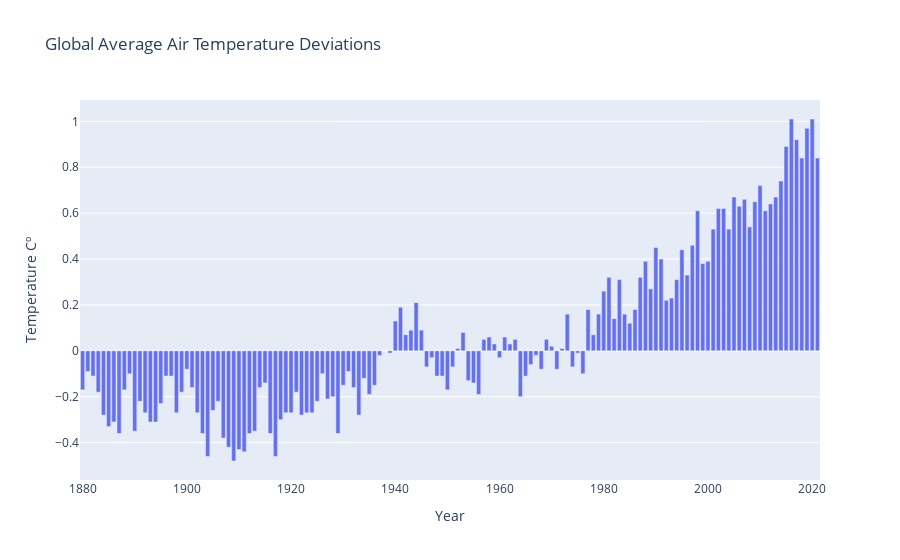

This figure's notebook cell:
### Code cell
fig = px.bar(df, x = "Year", y = "Temperature Cº",  title="Global Average Air Temperature Deviations")
fig.show()

### Figure 1 — Plotly figure (JSON) as saved in the notebook; plotly's stock layout.template omitted (floating-point values rounded to 4 significant figures; data arrays with more than 128 entries replaced by an {"elided": "..."} marker saying what was removed)
{"data": [{"alignmentgroup": "True", "hovertemplate": "Year=%{x}<br>Temperature Cº=%{y}<extra></extra>", "legendgroup": "", "marker": {"color": "#636efa", "pattern": {"shape": ""}}, "name": "", "offsetgroup": "", "orientation": "v", "showlegend": false, "textposition": "auto", "type": "bar", "x": {"elided": "143 int values"}, "xaxis": "x", "y": {"elided": "143 float values"}, "yaxis": "y"}], "layout": {"barmode": "relative", "legend": {"tracegroupgap": 0}, "title": {"text": "Global Average Air Temperature Deviations"}, "xaxis": {"anchor": "y", "domain": [0, 1], "title": {"text": "Year"}}, "yaxis": {"anchor": "x", "domain": [0, 1], "title": {"text": "Temperature Cº"}}}}
